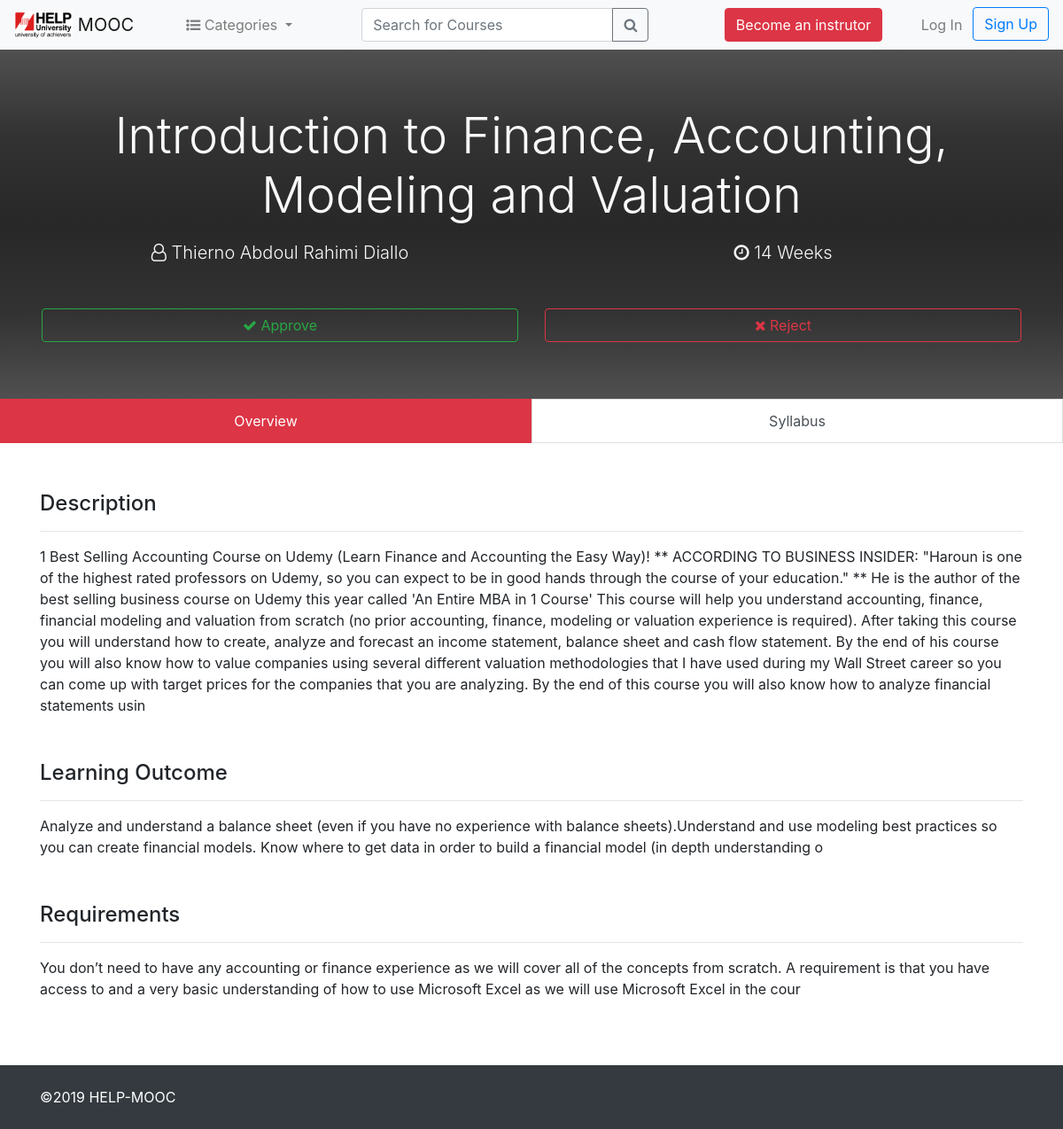
/adminCourse.php?cid=CRS5bf5837d5dfbb6.84482592, run on the app's committed database.
### tables this page shows
CREATE TABLE `course` (
  `id` int(11) NOT NULL,
  `crs_uniqueID` varchar(255) NOT NULL,
  `course_name` varchar(255) NOT NULL,
  `category_id` int(11) NOT NULL,
  `starting_date` varchar(255) NOT NULL,
  `duration` int(11) NOT NULL,
  `pre_requirments` varchar(255) NOT NULL,
  `learning_outcomes` varchar(255) NOT NULL,
  `descriptions` text NOT NULL,
  `status` varchar(10) NOT NULL DEFAULT 'pending',
  `instructor_id` varchar(50) NOT NULL,
  `course_path_fol` varchar(255) NOT NULL,
  `course_image` varchar(255) NOT NULL
);

CREATE TABLE `instructor` (
  `id` int(11) NOT NULL,
  `ins_uniquID` varchar(50) NOT NULL,
  `instructor_name` varchar(255) NOT NULL,
  `email` varchar(255) NOT NULL,
  `password` varchar(255) NOT NULL
);

### backend/classes/Login.php (called while the page is built, shortened)
<?php
    class Login {
        public static function isLoggedIn() {
            return false;
        }
    }
?>

### backend/classes/DB.php (called while the page is built, shortened)
<?php
    class DB {
        private static function connect() {
            $pdo = new PDO('mysql:host=127.0.0.1;dbname=help-mooc;charset=utf8', 'root', '');
            $pdo -> setAttribute(PDO::ATTR_ERRMODE, PDO::ERRMODE_EXCEPTION);
            return $pdo;
        }
        public static function query($query, $params = array()){
            $statement = self::connect()->prepare($query);
            $statement->execute($params);
            if (explode(' ', $query)[0] == 'SELECT') {
                $data = $statement->fetchAll();
                return $data;
            }
        }
    }
?>

### adminCourse.php (the view, shortened to what this page needs)
<?php
  include('./backend/classes/DB.php');
  include('./backend/classes/Login.php');
   $courseID = $_GET['cid'];
  if (Login::isLoggedIn()) {
    $outputkey  = Login::isLoggedIn();
    list($user, $key) = explode("_", $outputkey);
    if ($user == 'ADM') {
      $user_Name = DB::query('SELECT name FROM admin WHERE adm_uniqueID=:outputkey', array(':outputkey'=>$outputkey))[0]['name'];
      include('./adminHeader.php');
    }
  }else {
      include('../mainHeader.php');
  }
  $courseResult = DB::query('SELECT * FROM course WHERE crs_uniqueID =:courseID', array(':courseID'=>$courseID));
?>
<main role="main" class="course-page">
    <div class="course-jumbotron jumbotron m-0 text-light">
        <div class="container">
            <?php
                foreach ($courseResult as $value) {
                    $instructorId = $value['instructor_id'];
                    $intructorName = DB::query('SELECT * FROM instructor WHERE  ins_uniquID =:ins_uniquID', array(':ins_uniquID'=>$instructorId))[0]['instructor_name'];
            ?>
            <h1 class="display-4 text-center mb-3"><?php echo $value['course_name'];?></h1>
            <div class="row lead text-center">
                <div class="col-sm-6"><i class="fa fa-user-o" aria-hidden="true"></i> <?php echo $intructorName;?></div>
                <div class="col-sm-6"><i class="fa fa-clock-o" aria-hidden="true"></i> <?php echo $value['duration'];?> Weeks</div>
            </div>
            <div class="row">
                <div class="col-sm-6">
                    <a class="btn btn-outline-success btn-block mt-5" href="#"  data-toggle="modal" data-target="#approveModal" role="button"><i class="fa fa-check" aria-hidden="true"></i> Approve</a>
                </div>
                <div class="col-sm-6">
                    <a class="btn btn-outline-danger btn-block mt-5" href="#"  data-toggle="modal" data-target="#rejectModal" role="button"><i class="fa fa-times" aria-hidden="true"></i> Reject</a>
                </div>
            </div>
        </div>
    </div>
    <div class="list-group text-center" id="course-sections" role="tablist">
      <a class="list-group-item list-group-item-action active" data-toggle="list" href="#overview" role="tab">Overview</a>
      <a class="list-group-item list-group-item-action" data-toggle="list" href="#syllabus" role="tab">Syllabus</a>
    </div>
    <div class="container">
        <div class="tab-content">
            <div class="tab-pane fade py-4 show active" id="overview" role="tabpanel">
                <div class="course-section">
                    <h4>Description</h4>
                    <hr>
                    <p><?php echo $value['descriptions'];?></p>
                </div>
                <div class="course-section">
                    <h4>Learning Outcome</h4>
                    <hr>
                    <p><?php echo $value['learning_outcomes'];?></p>
                </div>
                <div class="course-section">
                    <h4>Requirements</h4>
                    <hr>
                    <p><?php echo $value['pre_requirments'];?></p>
                </div>
            </div>
    <?php
        }
    ?>
        </div>
    </div>
</main>
  <footer class="footer py-4 bg-dark text-light">
      <div class="container">
      <span class="cprTxt"> &copy;2019 HELP-MOOC</span>
      </div>
  </footer>
</body>
</html>

### css/custom.css (style rules this page uses)
html, body { height: 100%; }
.cprTxt { color: white; }
.footer { position: relative; bottom: 0; width: 100%; }
.my-courses-wrapper, .curriculum-wrapper, .question-page, .course-page { min-height: 800px; }
.course-jumbotron { background-image: linear-gradient(rgb(80,80,80) ,rgb(50,50,50) ,rgb(40,40,40) ,rgb(50,50,50) , rgb(80,80,80)); border-radius: 0; }
#course-sections.list-group { -ms-flex-direction: row; flex-direction: row; }
#course-sections .list-group-item { margin-bottom: 30px; border-radius: 0; }
#course-sections .list-group-item.active { z-index: 2; color: #fff; background-color: #dc3545; border-color: #dc3545; }
.course-section { margin-bottom: 50px; }

### data on the page
course: course_name "Introduction to Finance, Accounting, Modeling and Valuation", instructor.instructor_name "Thierno Abdoul Rahimi Diallo", duration "14", descriptions "1 Best Selling Accounting Course on Udemy (Learn Finance and Accounting the Easy Way)! ** ACCORDING TO BUSINESS INSIDER: \"Haroun is one of the highest rated professors on Udemy, so you can expect to be in good hands through the course of your education.\" ** He is the author of the best selling business course on Udemy this year called 'An Entire MBA in 1 Course' This course will help you understand accounting, finance, financial modeling and valuation from scratch (no prior accounting, finance, modeling or valuation experience is required). After taking this course you will understand how to create, analyze and forecast an income statement, balance sheet and cash flow statement. By the end…", learning_outcomes "Analyze and understand a balance sheet (even if you have no experience with balance sheets).Understand and use modeling best practices so you can create financial models. Know where to get data in order to build a financial model (in depth understanding o", pre_requirments "You don’t need to have any accounting or finance experience as we will cover all of the concepts from scratch. A requirement is that you have access to and a very basic understanding of how to use Microsoft Excel as we will use Microsoft Excel in the cour"
